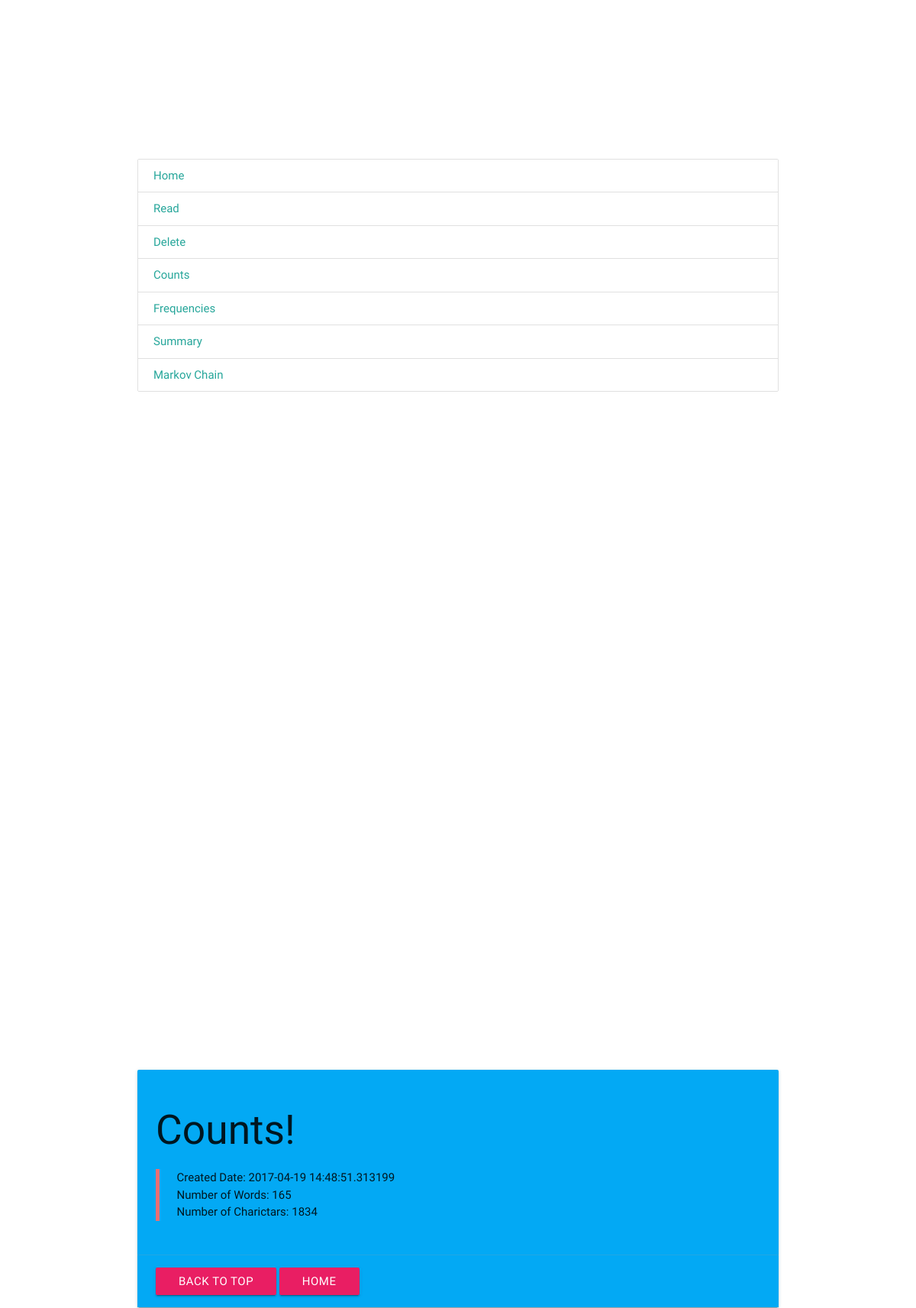
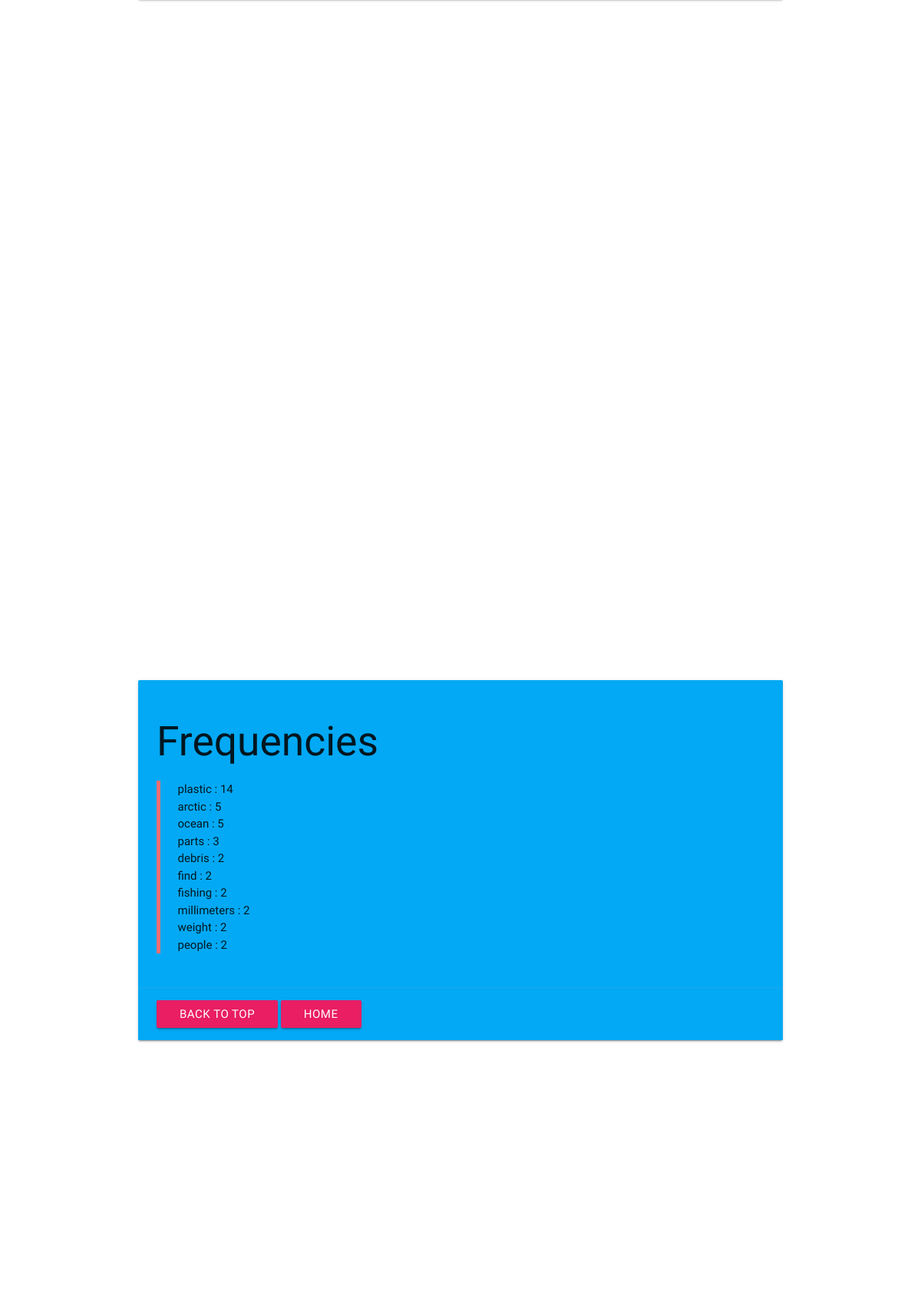
Screenshot of /extras/4 (signed in, upper part) with the database file from the repository (2 pictures, top to bottom).
### pocket_clone.py (models this page shows)
class Article(Model):
    title = CharField()
    head = TextField()
    user = ForeignKeyField(User, related_name='articles')
    link = TextField()
    html_clean = TextField()
    text = TextField()
    summary = TextField()
    Markov = TextField()
    date_created = DateTimeField(default=datetime.datetime.now)
    num_chars = TextField()
    num_words = TextField()
    f_dist = TextField()
    class Meta:
        database = db

### pocket_clone.py (the view)
@app.route("/extras/<a>")
def extras(a):
    try:
        article = Article.get(id=a)
        return render_template("extras.html", article=article)
    except:
        return redirect("/error")

### pocket_clone.py (called while the page is built)
@app.before_request
def before_request():
    db.connect()
    db.create_tables([User, Article], safe=True)

@app.teardown_request
def teardown_request(exception):
    db.close()

### templates/extras.html (shortened to what this page needs)
<!DOCTYPE html>
<html>
<head>
    <link rel="stylesheet" href="{{ url_for('static', filename='css/pocket_clone.css') }}">
</head>
<body>
    <div id="extras-page">
        <div id="table-of-contents">
            <a class="collection-item" href="/home"> Home </a>
            <a class="collection-item" href="/{{article.id}}">Read</a>
            <a class="collection-item" href="/delete/{{article.id}}">Delete</a>
            <a class="collection-item" href="#counts-anchor">Counts</a>
            <a class="collection-item" href="#frequencies-anchor">Frequencies</a>
            <a class="collection-item" href="#summary-anchor">Summary</a>
            <a class="collection-item" href="#markov-anchor">Markov Chain</a>
        </div>
        <div id="counts">
            <div class="card-content">
                <h2>Counts!  </h2>
                <blockquote>
                <p> Created Date: {{article.date_created}} </p>
                <p> Number of Words: {{article.num_words}} </p>
                <p> Number of Charictars: {{article.num_chars}} </p>
                </blockquote>
            </div>
            <div class="card-action">
                <a class="extras-nav-button" href="#table-of-contents-anchor"> Back to Top </a>
                <a class="extras-nav-button" href="/home"> Home </a>
            </div>
        </div>
        <div id="frequencies">
            <div class="card-content">
                <h2> Frequencies</h2>
                <blockquote> {{article.f_dist | safe}} </blockquote>
            </div>
            <div class="card-action">
                <a class="extras-nav-button" href="#table-of-contents-anchor"> Back to Top </a>
                <a class="extras-nav-button" href="/home"> Home </a>
            </div>
        </div>
    </div>
</body>

### rows the page displays
Article: date_created "2017-04-19 14:48:51.313199", num_words "165", num_chars "1834", f_dist "plastic : 14 arctic : 5 ocean : 5 parts : 3 debris : 2 find : 2 fishing : 2 millimeters : 2 weight : 2 people : 2"
